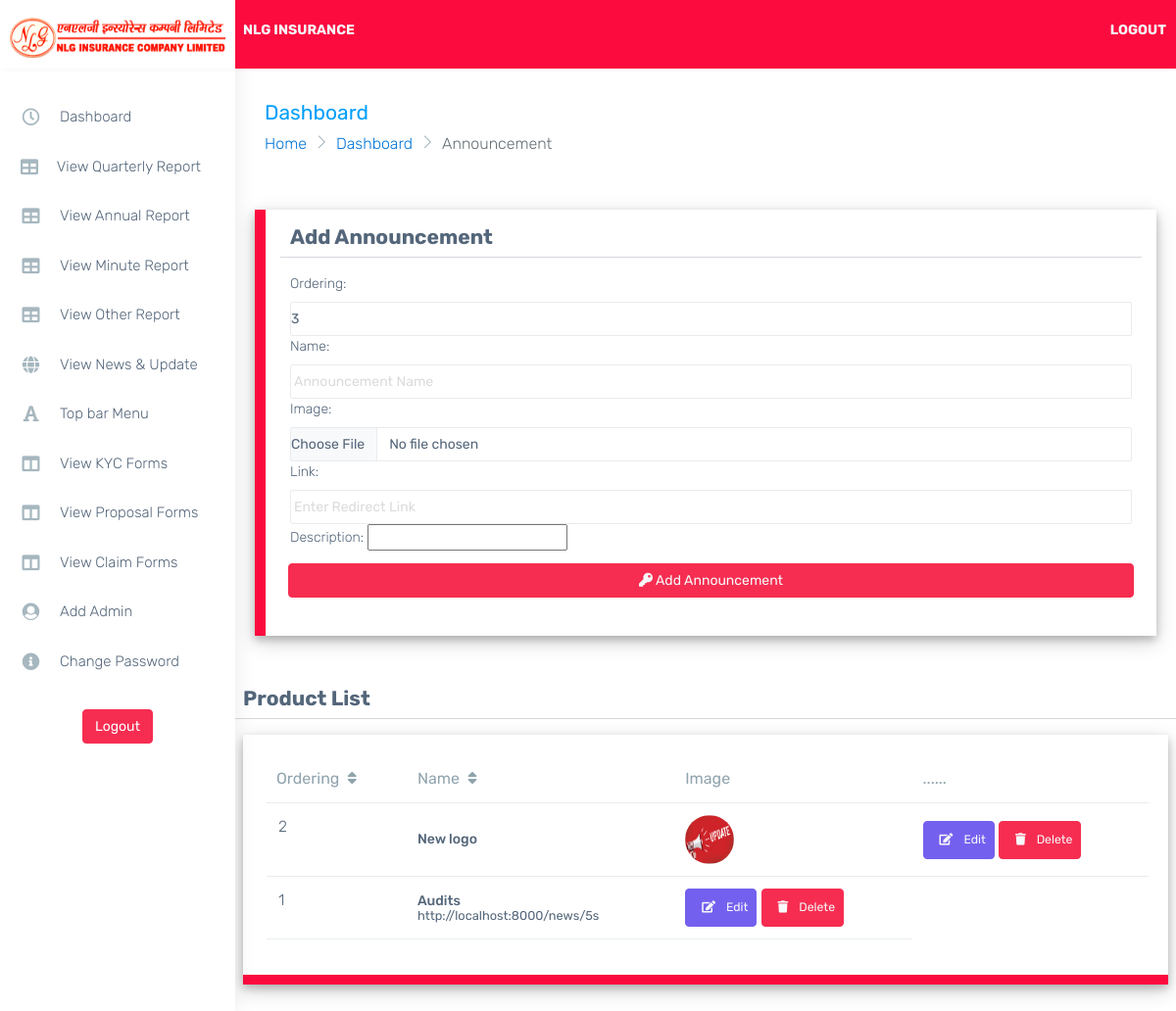
Screenshot of /announcement with the database file from the repository.
### landing/models.py (models this page shows, shortened)
class Announcement(models.Model):
    ordering = models.IntegerField()
    name = models.CharField(max_length=200,null = True, blank = True)
    image = models.ImageField(upload_to ="announcement",null = True, blank = True)
    description = RichTextUploadingField(null = True, blank = True)
    link = models.CharField(max_length = 300, null = True, blank = True)
    objects = models.Manager()

### manager/views.py (the view)
# urls.py: path('announcement', views.AnnouncementView, name="announcement"),
def AnnouncementView(request):
    form = AnnouncementForm()
    branched = Announcement.objects.all().order_by('-id')
    form.fields['ordering'].initial = branched.count()+1
    dist = {
        'form':form,
        'bod':branched,
    }
    if request.method == 'POST':
        form = AnnouncementForm(request.POST, request.FILES)
        if form.is_valid():
            form.save()
            messages.success(request, "Announcement Saved Succesfully")
            return HttpResponseRedirect(reverse('manager:announcement'))
        else:
            messages.success(request, "Something went Wrong")
            return HttpResponseRedirect(reverse('manager:announcement'))
    else:
        return render(request, 'manager/announcement.html',dist )

### manager/forms.py
class AnnouncementForm(forms.ModelForm):
    class Meta:
        model= Announcement
        fields=('__all__')
        widgets = {
            'ordering':forms.NumberInput(attrs={'class':'form-control ps-0 form-control-line'}),
            'name': forms.TextInput(attrs={'class':'form-control ps-0 form-control-line','placeholder':"Announcement Name"}),
            'image': forms.FileInput(attrs={'class':'form-control ps-0'}),
            'link': forms.TextInput(attrs={'class':'form-control ps-0 form-control-line', 'placeholder':'Enter Redirect Link' }),
            'description': CKEditorUploadingWidget(),
        }

### templates/manager/announcement.html (shortened to what this page needs)
{% extends "manager/dashboard.html" %}
{% block inner %}
<div class="page-breadcrumb">
    <div class="row align-items-center">
        <div class="col-md-6 col-8 align-self-center">
            <h3 class="page-title mb-0 p-0">Dashboard</h3>
            <div class="d-flex align-items-center">
                <nav aria-label="breadcrumb">
                    <ol class="breadcrumb">
                        <li class="breadcrumb-item"><a href="{%url 'landing:landing'%}">Home</a></li>
                        <li class="breadcrumb-item"><a href="{%url 'manager:dashboard'%}">Dashboard</a></li>
                        <li class="breadcrumb-item active" aria-current="page">Announcement</li>
                    </ol>
                </nav>
            </div>
        </div>
    </div>
</div>
<form action="" method="post" style="width: 100%; padding: 30px;" enctype="multipart/form-data">
    <div class="row  formbox" >
        <H3>Add Announcement</H3>
        <hr>
        <div class="col-12">
            {{form.ordering.label_tag}}
            {{form.ordering}}
        </div>
        <div class="col-12">
            {{form.name.label_tag}}
            {{form.name}}
        </div>
        <div class="col-12">
            {{form.image.label_tag}}
            {{form.image}}
        </div>
        <div class="col-12">
            {{form.link.label_tag}}
            {{form.link}}
        </div>
        <div class="col-12">
            {{form.description.label_tag}}
            {{form.description}}
        </div>
        <br>
        <div class="p-2 d-grid">
            <button class="btn btn-danger btn-block text-light mb-3" id="submit"> <i class="fa fa-key"></i> Add Announcement</button>
        </div>
    </div>
</form>
<br>
<div class="row ps-2 pe-2">
    <H3>Product List</H3>
    <hr>
    <div class="col-sm-12">
        <div class="card">
            <div class="card-body">
                <div class="table-responsive">
                    <table class="table stylish-table no-wrap" id='tableSort'>
                        <thead>
                            <tr>
                                <th class="border-top-0" onclick="sortTable(0)">Ordering <i class="fa fa-sort p-1"></i></th>
                                <th class="border-top-0" onclick="sortTable(1)"> Name <i class="fa fa-sort p-1"></i></th>
                                <th class="border-top-0">Image</th>
                                <th class="border-top-0">......</th>
                            </tr>
                        </thead>
                        <tbody>
                            {% for i in bod %}
                                <tr>
                                    <td>{{i.ordering}}</td>
                                    <td class="align-middle">
                                        <h6> {{i.name}} </h6>
                                       <small class="d-block">{{i.link}}</small>
                                    </td>
                                    {% if i.image %}
                                    <td class="align-middle">
                                        <img src="{{i.image.url}}" alt="" srcset="" style="height: 50px; width: 50px; border-radius: 50%;">
                                    </td>
                                    {% endif %}
                                    <td class="align-middle">
                                        <a href="{%url 'manager:editAnnoucement' i.id%}">
                                            <button class="text-light btn btn-sm btn-primary">
                                                <i class="fa fa-edit p-2"></i>
                                                    Edit
                                            </button>
                                        </a>
                                        <button class=" text-light btn btn-sm  btn-danger btn-danger" data-bs-toggle="modal" data-bs-target="#exampleModal{{i.id}}">
                                            <i class="fa fa-trash p-2"></i>
                                            Delete
                                        </button>
                                    </td>
                                </tr>
                            {% endfor %}
                        </tbody>
                    </table>
                </div>
            </div>
        </div>
    </div>
</div>
{% endblock inner %}

### templates/manager/dashboard.html (style rules this page uses)
.card { box-shadow: 0 4px 8px 0 rgb(0 0 0 / 20%), 0 6px 20px 0 rgb(0 0 0 / 19%)!important; }
.formbox { background-color: white; padding: 15px; box-shadow: 0 4px 8px 0 rgb(0 0 0 / 20%), 0 6px 20px 0 rgb(0 0 0 / 19%)!important; }
.card { border-bottom: 10px solid #fb0b3e; cursor: pointer; }
.formbox { border-left: 11px solid #fb0b3e; }
*::placeholder { color: rgb(219, 219, 219)!important; padding-left: 3px; }

### templates/manager/announcement.html (style rules this page uses)
.form-control { width: 100%; }

### rows the page displays
Announcement: ordering "2", name "New logo", image (picture)
Announcement: ordering "1", name "Audits", link "http://localhost:8000/news/5s"
